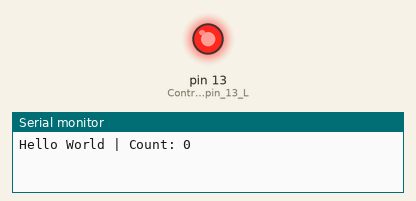
Simulated run of this sketch. Board: Arduino Uno, built with avr-gcc and run on an emulated ATmega328P. On the bench: output pins drawn as LEDs (lit = HIGH), the last lines printed to the serial monitor.

Above: at 0.2 s.
At 4.7 s:
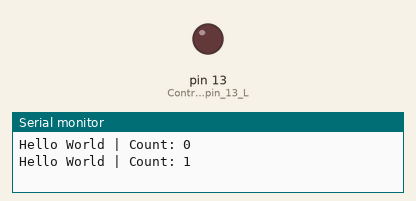
Timing chart, 0 to 6.9 s (numbered marks = the images above):
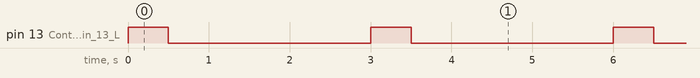

The sketch:

sketch_sep9a.ino
```cpp
int counter = 0;

void setup() {
  Serial.begin(115200);
  pinMode(LED_BUILTIN, OUTPUT); // Controls the red pin 13 LED
}

void loop() {
  digitalWrite(LED_BUILTIN, HIGH); // Turn LED ON

  Serial.print("Hello World | Count: ");
  Serial.println(counter);
  counter++; // Increment counter

  delay(500);                      // Keep LED on for 0.5 seconds
  digitalWrite(LED_BUILTIN, LOW);  // Turn LED OFF
  delay(2500);                     // Wait remaining 2.5 seconds
}
```

Measured:
- by itself, pin 13 (Controls_the_red_pin_13_L): alternates HIGH for 0.50 s and LOW for 2.5 s
